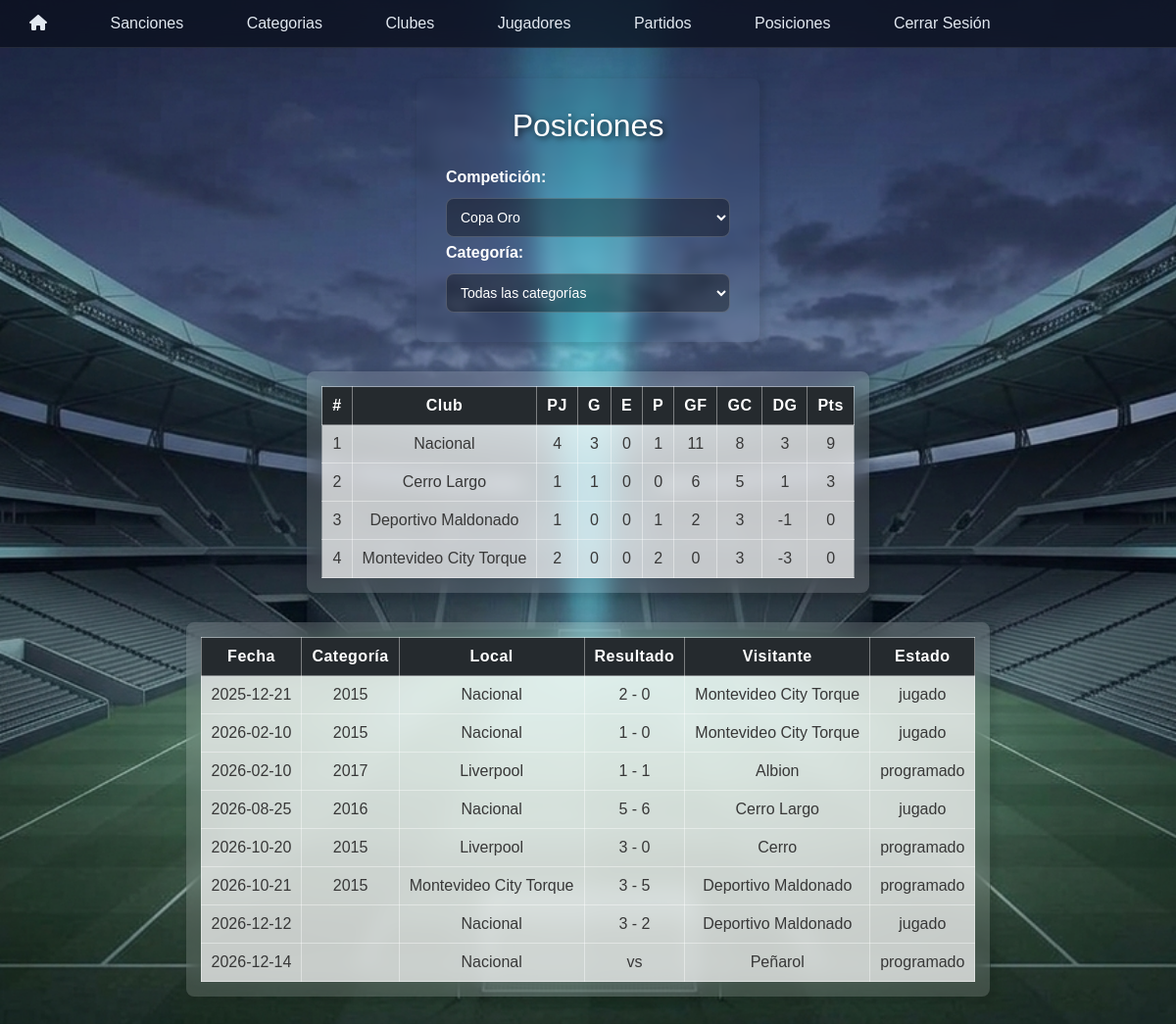
Screenshot of /fixture/posiciones.php (signed in) with the database file from the repository.
### tables this page shows
CREATE TABLE `partidos` (
  `id` int(11) NOT NULL,
  `id_club_local` int(11) NOT NULL,
  `id_club_visitante` int(11) NOT NULL,
  `id_categoria` int(11) NOT NULL,
  `fecha` date DEFAULT NULL,
  `estado` varchar(20) NOT NULL DEFAULT 'sin_fecha',
  `goles_local` int(11) DEFAULT NULL,
  `goles_visitante` int(11) DEFAULT NULL,
  `id_competicion` int(11) NOT NULL DEFAULT 1
);

CREATE TABLE `categorias` (
  `id` int(11) NOT NULL,
  `año` varchar(45) NOT NULL,
  `cantidad_jugadores` int(11) NOT NULL DEFAULT 0
);

CREATE TABLE `club` (
  `id` int(11) NOT NULL,
  `nombre` varchar(100) NOT NULL,
  `logo` varchar(255) DEFAULT NULL,
  `activo` tinyint(1) NOT NULL DEFAULT 1,
  `password` varchar(255) NOT NULL
);

### fixture/datosPosiciones.php (called while the page is built, shortened)
<?php
require_once __DIR__ . "/../conexion.php";
$comp = isset($_GET["comp"]) ? (int) $_GET["comp"] : 1;
$competiciones = mysqli_query($conn, "SELECT * FROM competicion");
$filtroCat = "";
$tabla = [];
$clubes = mysqli_query($conn, "SELECT id, nombre FROM club WHERE activo = 1");
while ($c = mysqli_fetch_assoc($clubes)) {
    $tabla[$c["id"]] = [
        "nombre" => $c["nombre"],
        "pj" => 0, "g" => 0, "e" => 0, "p" => 0,
        "gf" => 0, "gc" => 0, "pts" => 0
    ];
}
$jugados = mysqli_query($conn, "SELECT * FROM partidos p
    WHERE p.id_competicion = $comp AND p.estado = 'jugado'
    AND p.goles_local IS NOT NULL AND p.goles_visitante IS NOT NULL $filtroCat");
while ($p = mysqli_fetch_assoc($jugados)) {
    $local = $p["id_club_local"];
    $visita = $p["id_club_visitante"];
    $golesLocal = $p["goles_local"];
    $golesVisita = $p["goles_visitante"];
    $tabla[$local]["pj"]++;
    $tabla[$visita]["pj"]++;
    $tabla[$local]["gf"] += $golesLocal;
    $tabla[$local]["gc"] += $golesVisita;
    $tabla[$visita]["gf"] += $golesVisita;
    $tabla[$visita]["gc"] += $golesLocal;
    if ($golesLocal > $golesVisita) {
        $tabla[$local]["g"]++;
        $tabla[$local]["pts"] += 3;
        $tabla[$visita]["p"]++;
    } elseif ($golesLocal < $golesVisita) {
        $tabla[$visita]["g"]++;
        $tabla[$visita]["pts"] += 3;
        $tabla[$local]["p"]++;
    } else {
        $tabla[$local]["e"]++;
        $tabla[$visita]["e"]++;
        $tabla[$local]["pts"] += 1;
        $tabla[$visita]["pts"] += 1;
    }
}
$fechas = mysqli_query($conn, "SELECT p.*, l.nombre AS local, v.nombre AS visitante, c.año AS categoria
    FROM partidos p
    INNER JOIN club l ON p.id_club_local = l.id
    INNER JOIN club v ON p.id_club_visitante = v.id
    LEFT JOIN categorias c ON p.id_categoria = c.id
    WHERE p.id_competicion = $comp $filtroCat
    ORDER BY p.fecha IS NULL, p.fecha ASC");
?>

### fixture/posiciones.php (the view, shortened to what this page needs)
<?php include __DIR__ . "/datosPosiciones.php"; ?>
<!DOCTYPE html>
<html lang="es">
<head>
    <link href="partidos.css" rel="stylesheet">
    <link rel="stylesheet" href="https://cdnjs.cloudflare.com/ajax/libs/font-awesome/6.5.2/css/all.min.css">
</head>
<body>
<header>
    <?php include '../nav/nav.php'; ?>
</header>
<div class="Casilla">
    <h1 class="tituloPartidos">Posiciones</h1>
    <form method="get">
        <label for="comp">Competición:</label>
        <select name="comp" id="comp" onchange="this.form.submit()">
            <?php while ($c = mysqli_fetch_assoc($competiciones)) { ?>
                <option value="<?php echo $c['id']; ?>" <?php if ($c['id'] == $comp) { echo "selected"; } ?>>
                    <?php echo htmlspecialchars($c['nombre']); ?>
                </option>
            <?php } ?>
        </select>
        <label for="cat">Categoría:</label>
        <select name="cat" id="cat" onchange="this.form.submit()">
            <option value="0">Todas las categorías</option>
        </select>
    </form>
</div>
<div class="Tabla">
    <table class="tablaPartidos">
        <tr>
            <th>#</th><th>Club</th><th>PJ</th><th>G</th><th>E</th><th>P</th>
            <th>GF</th><th>GC</th><th>DG</th><th>Pts</th>
        </tr>
        <?php
        $puesto = 1;
        foreach ($tabla as $f) {
            if ($f["pj"] > 0) {
                echo "<tr>";
                echo "<td>" . $puesto . "</td>";
                echo "<td>" . htmlspecialchars($f["nombre"]) . "</td>";
                echo "<td>" . $f["pj"] . "</td>";
                echo "<td>" . $f["g"] . "</td>";
                echo "<td>" . $f["e"] . "</td>";
                echo "<td>" . $f["p"] . "</td>";
                echo "<td>" . $f["gf"] . "</td>";
                echo "<td>" . $f["gc"] . "</td>";
                echo "<td>" . ($f["gf"] - $f["gc"]) . "</td>";
                echo "<td>" . $f["pts"] . "</td>";
                echo "</tr>";
                $puesto++;
            }
        }
        ?>
    </table>
</div>
<div class="Tabla">
    <table class="tablaPartidos">
        <tr>
            <th>Fecha</th><th>Categoría</th><th>Local</th><th>Resultado</th><th>Visitante</th><th>Estado</th>
        </tr>
        <?php while ($f = mysqli_fetch_assoc($fechas)) { ?>
            <tr>
                <td><?php echo $f["fecha"] == NULL ? "Sin fecha" : htmlspecialchars($f["fecha"]); ?></td>
                <td><?php echo htmlspecialchars($f["categoria"]); ?></td>
                <td><?php echo htmlspecialchars($f["local"]); ?></td>
                <td>
                    <?php
                    if ($f["goles_local"] === NULL || $f["goles_visitante"] === NULL) {
                        echo "vs";
                    } else {
                        echo $f["goles_local"] . " - " . $f["goles_visitante"];
                    }
                    ?>
                </td>
                <td><?php echo htmlspecialchars($f["visitante"]); ?></td>
                <td><?php echo htmlspecialchars($f["estado"]); ?></td>
            </tr>
        <?php } ?>
    </table>
</div>
</body>
</html>

### fixture/partidos.css (style rules this page uses)
body { margin: 0; font-family: Arial, Helvetica, sans-serif; background-image: url("../imagenes/BG.png"); background-size: cover; background-position: center; background-attachment: fixed; }
header { min-height: 50px; }
.Casilla { display: flex; flex-direction: column; align-items: center; width: 350px; box-sizing: border-box; margin: 30px auto; padding: 30px; border-radius: 8px; box-shadow: 3px 3px 6px 3px rgba(0, 0, 0, 0.1); backdrop-filter: blur(5px); }
.Casilla form { display: flex; flex-direction: column; align-items: center; width: 100%; gap: 7px; }
.tituloPartidos { font-weight: normal; text-align: center; color: white; text-shadow:2px 2px 6px rgba(0,0,0,.7); margin: 0 0 25px; }
.Casilla label { align-self: flex-start; font-weight: bold; color: white; margin-bottom: 5px; }
.Casilla input[type="date"], .Casilla input[type="number"], .Casilla select { width:100%; box-sizing:border-box; padding:10px; border:1px solid rgba(255, 255, 255, 0.18); color: white; border-radius:8px; background:rgba(0, 0, 0, 0.35); font-size:14px; outline:none; transition:.3s; display: block; box-sizing: border-box; }
.Tabla { display: block; width: fit-content; max-width: calc(100% - 30px); box-sizing: border-box; margin: 30px auto; padding: 15px; overflow-x: auto; background: rgba(255, 255, 255, 0.15); border-radius: 8px; box-shadow: 3px 3px 6px 3px rgba(0, 0, 0, 0.1); backdrop-filter: blur(10px); }
.tablaPartidos { font-family: Arial, Helvetica, sans-serif; border-collapse: collapse; width: 100%; }
.tablaPartidos th, .tablaPartidos td { border: 1px solid rgba(255, 255, 255, 0.4); padding: 10px; text-align: center; white-space: nowrap; }
.tablaPartidos th { background: #252A2E; color: white; font-weight: 700; letter-spacing: .5px; }
.tablaPartidos td { background: rgba(255, 255, 255, 0.7); color: #383838; }

### rows the page displays
partidos: nombre "Cerro Largo", id_competicion "1", e "0", p "0", goles_visitante "6", goles_local "5", $f["gf"] - $f["gc"] "1", id "3", fecha "2026-08-25", id_categoria.año "2016", club.nombre "Nacional", club.nombre "Cerro Largo", estado "jugado"
partidos: nombre "Deportivo Maldonado", id_competicion "1", goles_visitante "0", goles_local "2", gc "3", $f['gf']-$f['gc'] "-1", nombre "Montevideo City Torque", $f['gf']-$f['gc'] "-3", fecha "2025-12-21", id_categoria.año "2015", club.nombre "Nacional", club.nombre "Montevideo City Torque", estado "jugado"
partidos: fecha "2026-02-10", id_categoria.año "2015", club.nombre "Nacional", goles_local "1", goles_visitante "0", club.nombre "Montevideo City Torque", estado "jugado"
partidos: fecha "2026-02-10", id_categoria.año "2017", club.nombre "Liverpool", goles_local "1", goles_visitante "1", club.nombre "Albion", estado "programado"
partidos: fecha "2026-10-20", id_categoria.año "2015", club.nombre "Liverpool", goles_local "3", goles_visitante "0", club.nombre "Cerro", estado "programado"
partidos: fecha "2026-10-21", id_categoria.año "2015", club.nombre "Montevideo City Torque", goles_local "3", goles_visitante "5", club.nombre "Deportivo Maldonado", estado "programado"
partidos: fecha "2026-12-12", club.nombre "Nacional", goles_local "3", goles_visitante "2", club.nombre "Deportivo Maldonado", estado "jugado"
partidos: fecha "2026-12-14", club.nombre "Nacional", shows "vs", club.nombre "Peñarol", estado "programado"

### other values shown
$f["nombre"] "Nacional"
$f["pj"] "4"
$f["g"] "3"
$f["e"] "0"
$f["p"] "1"
$f["gf"] "11"
$f["gc"] "8"
$f["gf"] - $f["gc"] "3"
$f["pts"] "9"
form field comp "Copa Oro"
